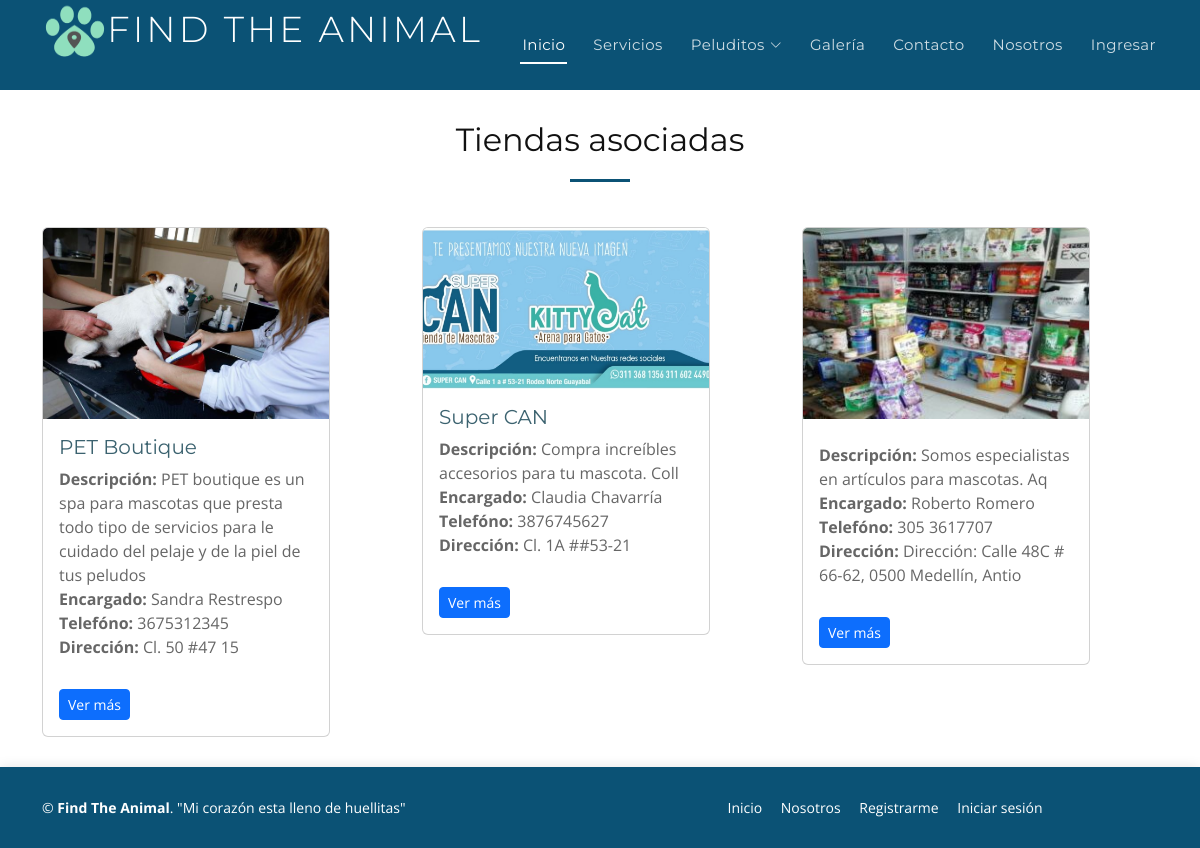
Screenshot of /Vista/tiendasasociadas.php with the database file from the repository.
### tables this page shows
CREATE TABLE `empresa` (
  `Idempresa` bigint(14) NOT NULL,
  `Descriempresa` varchar(300) NOT NULL,
  `Direcempre` varchar(50) NOT NULL,
  `Fotoempre` varchar(50) NOT NULL,
  `Encargadoempre` varchar(50) NOT NULL,
  `Telefonoempre` varchar(13) NOT NULL,
  `Correoempre` varchar(50) NOT NULL,
  `Contraseñaempre` varchar(50) NOT NULL,
  `IdTiempre` int(11) NOT NULL,
  `Nombrempre` varchar(50) NOT NULL
);

### Vista/tiendasasociadas.php (the view)
<?php
include('Menu.php');
?>
  <section class="container mt-5">
  <div class="row mt-5">
  <div class="section-header" style="margin-top: 25px">
          <h3 class="section-title">Tiendas asociadas</h3>
          <span class="section-divider"></span>
        </div>
      <?php
                    include( '../Controlador/conex.php');
                    $Consulta="SELECT Idempresa, Nombrempre, Descriempresa, Direcempre, Fotoempre, Encargadoempre, Telefonoempre, Correoempre, Contraseñaempre, tipoempresa.DescriTiempre FROM empresa
                    INNER JOIN tipoempresa ON empresa.IdTiempre = tipoempresa.IdTiempre WHERE empresa.Idtiempre = 1; ";
                    $Tour=$conexion->query($Consulta);
                    while ($row=$Tour->fetch_row()){
                   ?>
           <div class="col-md-4 col-sm-12">
            <div class="card" style="width: 18rem; margin-top: 25px">
            <img src="App/Admon/img/<?php echo ''.$row[4].''; ?>" class="card-img-top" alt="...">
            <div class="card-body">
                <h5 class="card-title" style="color: #3b626f;"><?php echo ''.$row[1].''; ?></h5>
                <p class="card-text card-text1">
                <b>Descripción: </b><?php echo ''.$row[2].''; ?><br>
                <b>Encargado: </b><?php echo ''.$row[5].''; ?><br>
                <b>Telefóno: </b><?php echo ''.$row[6].''; ?><br>
                <b>Dirección: </b><?php echo ''.$row[3].''; ?><br>
                </p>
                <a href="#" class="btn btn-primary btn-sm">Ver más</a>
            </div>
            </div>
         </div>
         <?php } ?>
  </div>
</section>
<footer id="footer" style="background-color: #0b5275; margin-top: 30px;">
    <div class="container">
      <div class="row">
        <div class="col-lg-6 text-lg-start text-center">
          <div class="copyright" style="color: white;">
            &copy; <strong>Find The Animal</strong>. "Mi corazón esta lleno de huellitas"
          </div>
        </div>
        <div class="col-lg-6">
          <nav class="footer-links text-lg-right text-center pt-2 pt-lg-0">
            <a href="index.php" class="scrollto" style="color: white;">Inicio</a>
            <a href="index.php#about" class="scrollto" style="color: white;">Nosotros</a>
            <a href="registrate.php" style="color: white;">Registrarme</a>
            <a href="Iniciarsesion.php" style="color: white;">Iniciar sesión</a>
          </nav>
        </div>
      </div>
    </div>
  </footer>
</body>
</html>

### Vista/assets/css/style.css (style rules this page uses)
body { background: #fff; color: #666666; font-family: "Open Sans", sans-serif; overflow-x: hidden; }
a { color: #0b5275; text-decoration: none; transition: 0.5s; }
p { padding: 0; margin: 0 0 30px 0; }
h1, h2, h3, h4, h5, h6 { font-family: "Montserrat", sans-serif; font-weight: 400; margin: 0 0 20px 0; padding: 0; }
section { overflow: hidden; }
.section-header .section-title { font-size: 32px; color: #111; text-align: center; font-weight: 400; }
.section-header .section-divider { display: block; width: 60px; height: 3px; background: #0b5275; background: linear-gradient(0deg, #0b5275 0%, #0b5275 100%); margin: 0 auto; margin-bottom: 20px; }
#footer { background: #fff; box-shadow: 0px 0px 12px 0px rgba(0, 0, 0, 0.1); padding: 30px 0; color: #333; font-size: 14px; }
#footer .footer-links a { color: #666; padding-left: 15px; }
#footer .footer-links a:first-child { padding-left: 0; }

### rows the page displays
empresa: Fotoempre (picture), Nombrempre "PET Boutique", Descriempresa "PET boutique es un spa para mascotas que presta todo tipo de servicios para le cuidado del pelaje y de la piel de tus peludos", Encargadoempre "Sandra Restrespo", Telefonoempre "3675312345", Direcempre "Cl. 50 #47 15"
empresa: Fotoempre (picture), Nombrempre "Super CAN", Descriempresa "Compra increíbles accesorios para tu mascota. Coll", Encargadoempre "Claudia Chavarría", Telefonoempre "3876745627", Direcempre "Cl. 1A ##53-21"
empresa: Fotoempre (picture), Descriempresa "Somos especialistas en artículos para mascotas. Aq", Encargadoempre "Roberto Romero", Telefonoempre "305 3617707", Direcempre "Dirección: Calle 48C # 66-62, 0500 Medellín, Antio"
